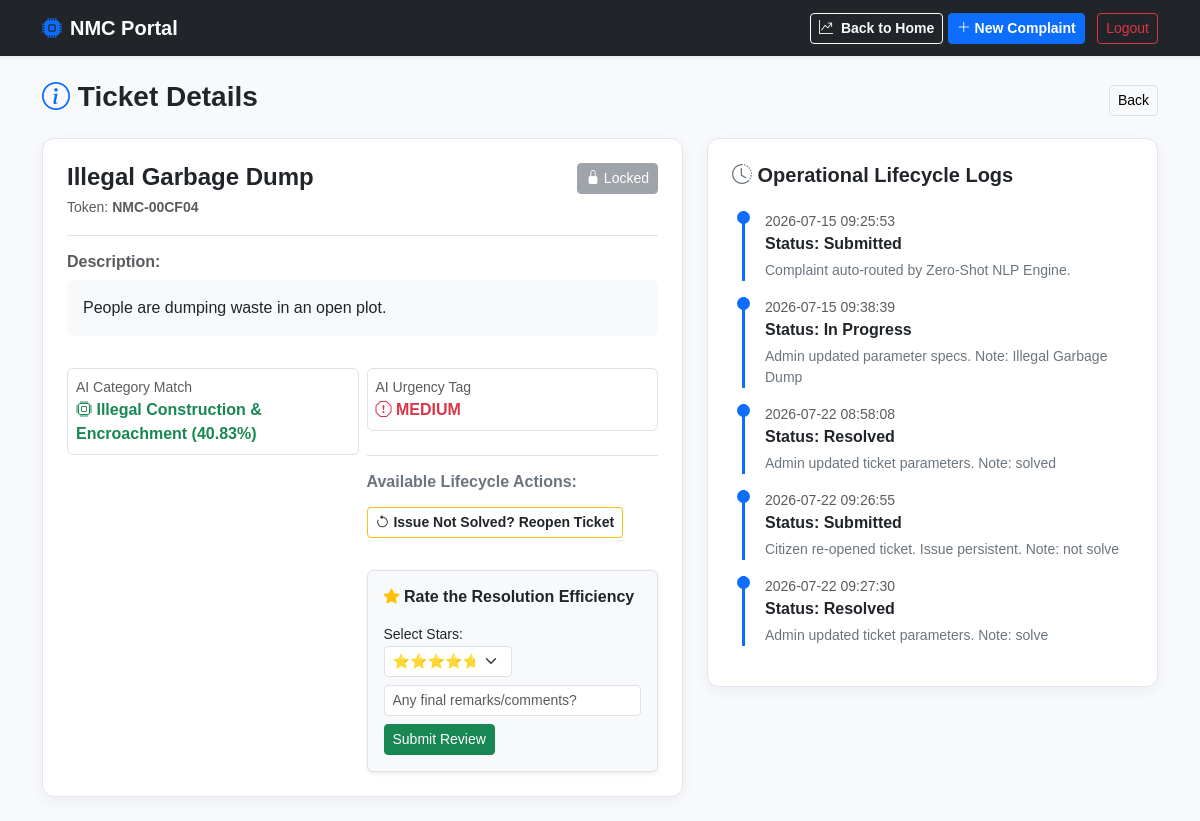
The app's page /citizen/complaint/6 (signed in) with its own data.
### tables this page shows
CREATE TABLE complaints (
    id                  INTEGER  PRIMARY KEY AUTOINCREMENT,
    user_id             INTEGER  NOT NULL,
    title               TEXT     NOT NULL,
    description         TEXT     NOT NULL, 
    original_language   TEXT     DEFAULT 'en', 
    translated_text     TEXT,                  
    address             TEXT,
    
    -- AI Predictions (Citizen Features 05, 06, 15, 19)
    ai_category         TEXT,    
    ai_confidence       REAL,    
    ai_urgency          TEXT     CHECK(ai_urgency IN ('CRITICAL', 'HIGH', 'MEDIUM', 'LOW')),
    ai_sentiment        TEXT,    
    
    -- Management & Operations (Admin Features 01, 07, 11)
    status              TEXT     DEFAULT 'Submitted' CHECK(status IN ('Submitted', 'Under Review', 'In Progress', 'Resolved', 'Rejected', 'Escalated', 'Withdrawn')),
    tracking_token      TEXT     NOT NULL UNIQUE, 
    assigned_officer_id INTEGER, 
    
    -- SLA Configuration (Your Manual Custom SLA Requirement)
    custom_sla_hours    INTEGER  DEFAULT NULL, 
    resolution_note     TEXT,                  
    
    -- Duplicate & Merge System (Citizen Feature 04 / Admin Feature 04)
    is_duplicate        INTEGER  DEFAULT 0,
    parent_id           INTEGER, 
    
    created_at          DATETIME DEFAULT CURRENT_TIMESTAMP,
    updated_at          DATETIME DEFAULT CURRENT_TIMESTAMP,
    FOREIGN KEY (user_id) REFERENCES users(id) ON DELETE CASCADE,
    FOREIGN KEY (assigned_officer_id) REFERENCES staff(id) ON DELETE SET NULL,
    FOREIGN KEY (parent_id) REFERENCES complaints(id) ON DELETE SET NULL
);

CREATE TABLE complaint_history (
    id              INTEGER  PRIMARY KEY AUTOINCREMENT,
    complaint_id    INTEGER  NOT NULL,
    old_status      TEXT,
    new_status      TEXT     NOT NULL,
    changed_by_staff_id INTEGER, 
    note            TEXT,        
    changed_at      DATETIME DEFAULT CURRENT_TIMESTAMP,
    FOREIGN KEY (complaint_id) REFERENCES complaints(id) ON DELETE CASCADE,
    FOREIGN KEY (changed_by_staff_id) REFERENCES staff(id) ON DELETE SET NULL
);

### app.py (the view)
@app.route('/citizen/complaint/<int:complaint_id>')
def complaint_detail(complaint_id):
    if 'user_id' not in session or session.get('role') != 'CITIZEN':
        flash("Please log in to continue.", "warning")
        return redirect(url_for('login'))
    conn = sqlite3.connect(DB_NAME)
    conn.row_factory = sqlite3.Row
    cursor = conn.cursor()
    complaint = cursor.execute("SELECT * FROM complaints WHERE id = ? AND user_id = ?", (complaint_id, session['user_id'])).fetchone()
    if not complaint:
        conn.close()
        flash("Complaint not found, or you do not have permission to access it.", "danger")
        return redirect(url_for('citizen_dashboard'))
    history = cursor.execute("""
        SELECT ch.*, s.full_name as officer_name
        FROM complaint_history ch
        LEFT JOIN staff s ON ch.changed_by_staff_id = s.id
        WHERE ch.complaint_id = ? ORDER BY ch.changed_at ASC
    """, (complaint_id,)).fetchall()
    conn.close()
    return render_template('track.html', complaint=complaint, history=history, view_mode='detail')

### templates/track.html (shortened to what this page needs)
<!DOCTYPE html>
<html lang="en">
<head>
    <link href="https://cdn.jsdelivr.net/npm/bootstrap@5.3.0/dist/css/bootstrap.min.css" rel="stylesheet">
    <link rel="stylesheet" href="https://cdn.jsdelivr.net/npm/bootstrap-icons@1.11.1/font/bootstrap-icons.css">
</head>
<body>
<nav class="navbar navbar-expand-lg navbar-dark bg-dark shadow-sm mb-4">
    <div class="container">
        <a class="navbar-brand fw-bold" href="/citizen/dashboard"><i class="bi bi-cpu-fill me-2 text-primary"></i>NMC Portal</a>
        <div class="ms-auto">
            <a href="/public/insights" class="btn btn-outline-light btn-sm fw-bold"><i class="bi bi-graph-up-arrow me-1"></i> Back to Home</a>
            <a href="/citizen/file_complaint" class="btn btn-primary btn-sm fw-bold me-2"><i class="bi bi-plus-lg"></i> New Complaint</a>
            <a href="/logout" class="btn btn-outline-danger btn-sm fw-medium">Logout</a>
        </div>
    </div>
</nav>
<div class="container">
    {% if view_mode == 'detail' %}
    <div class="d-flex justify-content-between align-items-center mb-3">
        <h3 class="fw-bold"><i class="bi bi-info-circle text-primary"></i> Ticket Details</h3>
        <a href="/citizen/dashboard" class="btn btn-light border btn-sm">Back </a>
    </div>
    <div class="row">
        <div class="col-md-7 mb-4">
            <div class="card card-custom p-4 bg-white">
                <div class="d-flex justify-content-between align-items-start border-bottom pb-3 mb-3">
                    <div>
                        <h4 class="fw-bold mb-1">{{ complaint.title }}</h4>
                        <span class="text-muted small">Token: <strong>{{ complaint.tracking_token }}</strong></span>
                    </div>
                    <div>
                        {% if complaint.status == 'Submitted' %}
                            <a href="/citizen/complaint/edit/{{ complaint.id }}" class="btn btn-sm btn-warning fw-bold"><i class="bi bi-pencil-square"></i> Edit Content</a>
                        {% else %}
                            <button class="btn btn-sm btn-secondary" disabled><i class="bi bi-lock-fill"></i> Locked</button>
                        {% endif %}
                    </div>
                </div>
                <h6 class="fw-bold text-muted">Description:</h6>
                <p class="text-dark bg-light p-3 rounded" style="white-space: pre-wrap;">{{ complaint.description }}</p>
                <div class="row g-2 mt-2">
                    <div class="col-sm-6">
                        <div class="border p-2 rounded">
                            <span class="small text-muted d-block">AI Category Match</span>
                            <span class="fw-bold text-success"><i class="bi bi-cpu"></i> {{ complaint.ai_category }} ({{ complaint.ai_confidence }}%)</span>
                        </div>
                    </div>
                    <div class="col-sm-6">
                        <div class="border p-2 rounded">
                            <span class="small text-muted d-block">AI Urgency Tag</span>
                            <span class="fw-bold text-danger"><i class="bi bi-exclamation-octagon"></i> {{ complaint.ai_urgency }}</span>
                        </div>
                        <div class="border-top pt-3 mt-4">
                            <h6 class="fw-bold text-secondary mb-3">Available Lifecycle Actions:</h6>
                            {% if complaint.status == 'Resolved' %}
                                <a href="/citizen/complaint/reopen/{{ complaint.id }}" class="btn btn-outline-warning btn-sm fw-bold text-dark mb-4"><i class="bi bi-arrow-counterclockwise"></i> Issue Not Solved? Reopen Ticket</a>
                                <div class="card bg-light p-3 border mt-2 shadow-sm">
                                    <h6 class="fw-bold text-dark"><i class="bi bi-star-fill text-warning"></i> Rate the Resolution Efficiency</h6>
                                    <form action="/citizen/complaint/rate/{{ complaint.id }}" method="POST" class="mt-2">
                                        <div class="mb-2">
                                            <label class="small fw-medium">Select Stars:</label>
                                            <select name="star_rating" class="form-select form-select-sm w-50" required>
                                                <option value="5">⭐⭐⭐⭐⭐ (Excellent)</option>
                                            </select>
                                        </div>
                                        <div class="mb-2">
                                            <input type="text" name="comment" class="form-control form-control-sm" placeholder="Any final remarks/comments?">
                                        </div>
                                        <button type="submit" class="btn btn-success btn-sm fw-medium">Submit Review</button>
                                    </form>
                                </div>
                            {% endif %}
                        </div>
                    </div>
                </div>
            </div>
        </div>
        <div class="col-md-5">
            <div class="card card-custom p-4 bg-white">
                <h5 class="fw-bold mb-4"><i class="bi bi-clock-history text-secondary"></i> Operational Lifecycle Logs</h5>
                {% for log in history %}
                <div class="timeline-step mb-3">
                    <span class="small text-muted d-block">{{ log.changed_at }}</span>
                    <strong class="text-dark">Status: {{ log.new_status }}</strong>
                    <p class="small text-secondary mb-0 mt-1">{{ log.note }}</p>
                </div>
                {% endfor %}
            </div>
        </div>
    </div>
    {% endif %}
</div>
</body>
</html>

### templates/track.html (style rules this page uses)
body { background-color: #f8f9fa; font-family: sans-serif; }
.card-custom { border-radius: 12px; box-shadow: 0 4px 15px rgba(0,0,0,0.05); border: 1px solid #e3e6f0; }
.timeline-step { border-left: 3px solid #0d6efd; position: relative; padding-left: 20px; margin-left: 10px; }
.timeline-step::before { content: ''; position: absolute; left: -8px; top: 0; width: 13px; height: 13px; border-radius: 50%; background-color: #0d6efd; }

### records on screen
complaints: title "Illegal Garbage Dump", tracking_token "NMC-00CF04", description "People are dumping waste in an open plot.", ai_category "Illegal Construction & Encroachment", ai_confidence "40.83", ai_urgency "MEDIUM"
complaint_history: changed_at "2026-07-15 09:25:53", new_status "Submitted", note "Complaint auto-routed by Zero-Shot NLP Engine."
complaint_history: changed_at "2026-07-15 09:38:39", new_status "In Progress", note "Admin updated parameter specs. Note: Illegal Garbage Dump"
complaint_history: changed_at "2026-07-22 08:58:08", new_status "Resolved", note "Admin updated ticket parameters. Note: solved"
complaint_history: changed_at "2026-07-22 09:26:55", new_status "Submitted", note "Citizen re-opened ticket. Issue persistent. Note: not solve"
complaint_history: changed_at "2026-07-22 09:27:30", new_status "Resolved", note "Admin updated ticket parameters. Note: solve"
